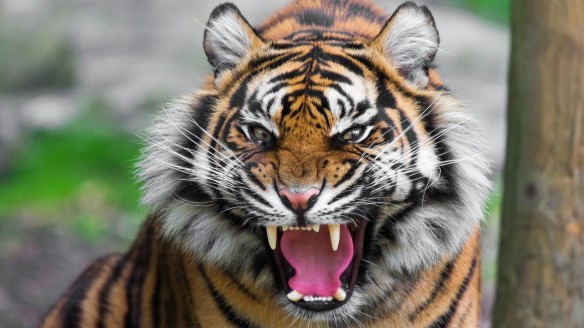
#> input picture KMeans-CURE-DBSCAN/Image Compression/tiger.png, 584 x 328 px
$ jupyter execute 'Image Compression.ipynb'   (shell and % lines are left out)
#> lines starting #> are read from the running program, lines starting #| are printed output that depends on the picture
# Image Compresion Using K-Means

[cell 1]
import cv2
import numpy as np
import matplotlib.pyplot as plt
import seaborn as sns

from sklearn.cluster import KMeans

[cell 2]
image = cv2.cvtColor(cv2.imread("./tiger.png", cv2.IMREAD_COLOR), cv2.COLOR_BGR2RGB).astype(float) / 255.0
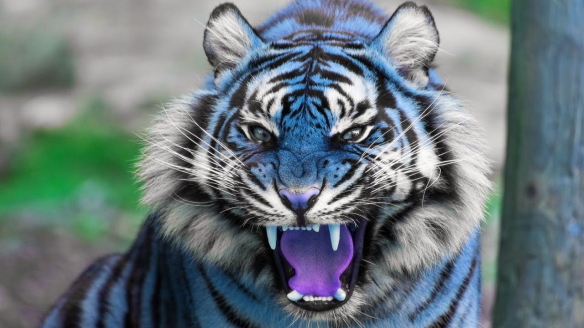
#> image: shape (328, 584, 3) float64; mean B, G, R 0.484, 0.466, 0.413

image_matrix = np.array(image)

image_shape = image.shape
#> image_shape = (328, 584, 3)

print(image_shape)
#| (328, 584, 3)

[cell 3]
data = image_matrix.reshape(-1,3)
data.shape
#> Out = (191552, 3)

[cell 4]
psnr_array = []

for n_clusters in range(2, data.shape[0]+1, 5):

    km = KMeans(n_clusters=n_clusters, random_state=42)

    km.fit(data)

    comperesed_data = km.labels_

    centroids = km.cluster_centers_

    comperesed_matrix = km.cluster_centers_[km.predict(data)]

    comperesed_image = comperesed_matrix.reshape(image_shape)

    psnr = (cv2.PSNR(image, comperesed_image))

    psnr_array.append(psnr)

    max_n_clusters = n_clusters

    if psnr > 80:
        break
#> this loop made 10 passes
#> psnr on passes 1 to 10: 65.95, 71.95, 74.54, 75.92, 77.23, 78.07, 78.67, 79.3, 79.74, 80.17
#> pass 1, `comperesed_image = comperesed_matrix.reshape(image_shape)`:
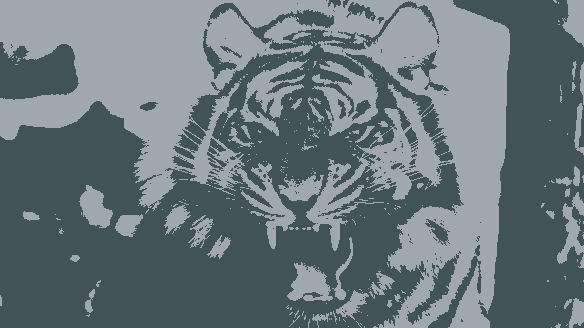
#> comperesed_image: shape (328, 584, 3) float64; mean of channels 0, 1, 2 0.484, 0.466, 0.413; drawn as B, G, R
#> pass 2, `comperesed_image = comperesed_matrix.reshape(image_shape)`:
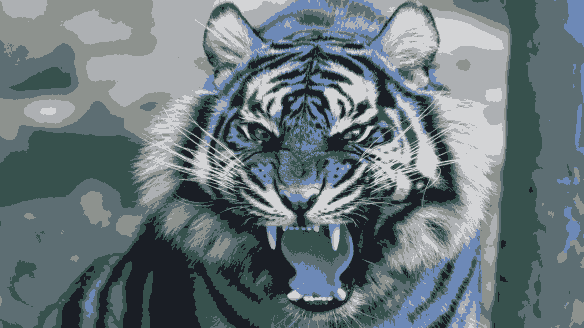
#> comperesed_image: shape (328, 584, 3) float64; mean of channels 0, 1, 2 0.484, 0.466, 0.413; drawn as B, G, R
#> pass 3, `comperesed_image = comperesed_matrix.reshape(image_shape)`:
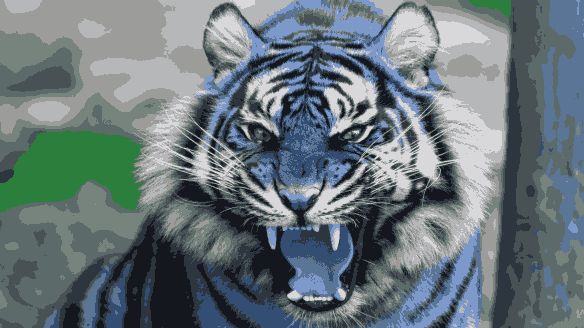
#> comperesed_image: shape (328, 584, 3) float64; mean of channels 0, 1, 2 0.484, 0.466, 0.413; drawn as B, G, R
#> after the loop, psnr_array = [65.95, 71.95, 74.54, 75.92, 77.23, 78.07, 78.67, 79.3, 79.74, 80.17]

[cell 5]
plt.figure(figsize=(10,6))
sns.lineplot(x=range(2, max_n_clusters+5, 5), y=psnr_array)
plt.title('PSNR for different # of clusters')
plt.xlabel('n_clusters')
plt.ylabel('PSNR')
plt.show()
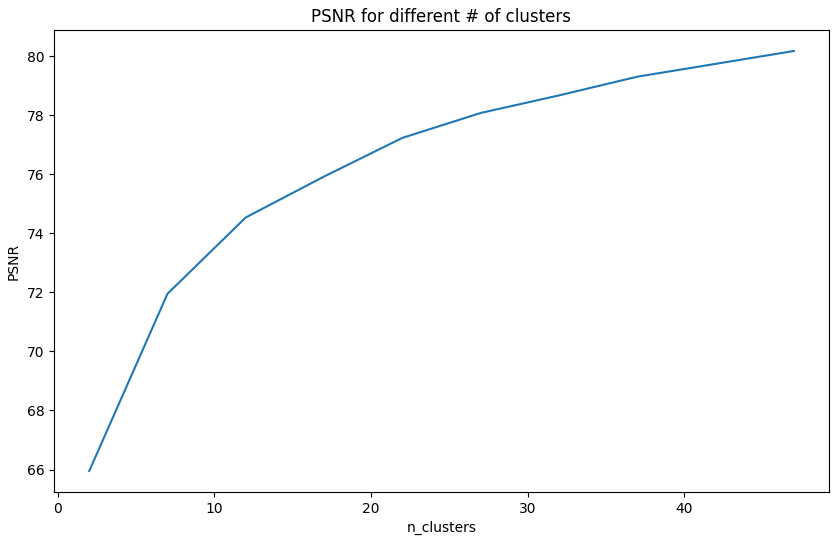
#> figure drawn by matplotlib, 1 panel; curve peaks at x = 47, y = 80.17

[cell 6]
km = KMeans(n_clusters=max_n_clusters, random_state=42)

km.fit(data)

comperesed_data = km.labels_

centroids = km.cluster_centers_

comperesed_matrix = km.cluster_centers_[km.predict(data)]

comperesed_image = comperesed_matrix.reshape(image_shape)

combined_matrix = np.hstack((image_matrix, comperesed_image))
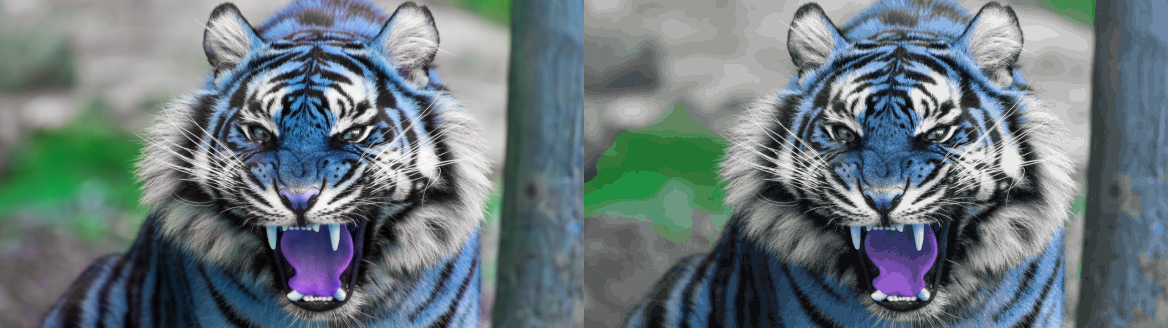
#> combined_matrix: shape (328, 1168, 3) float64; mean B, G, R 0.484, 0.466, 0.413

[cell 7]
print(f"Best n_cluster: {max_n_clusters}")
#| Best n_cluster: 47
